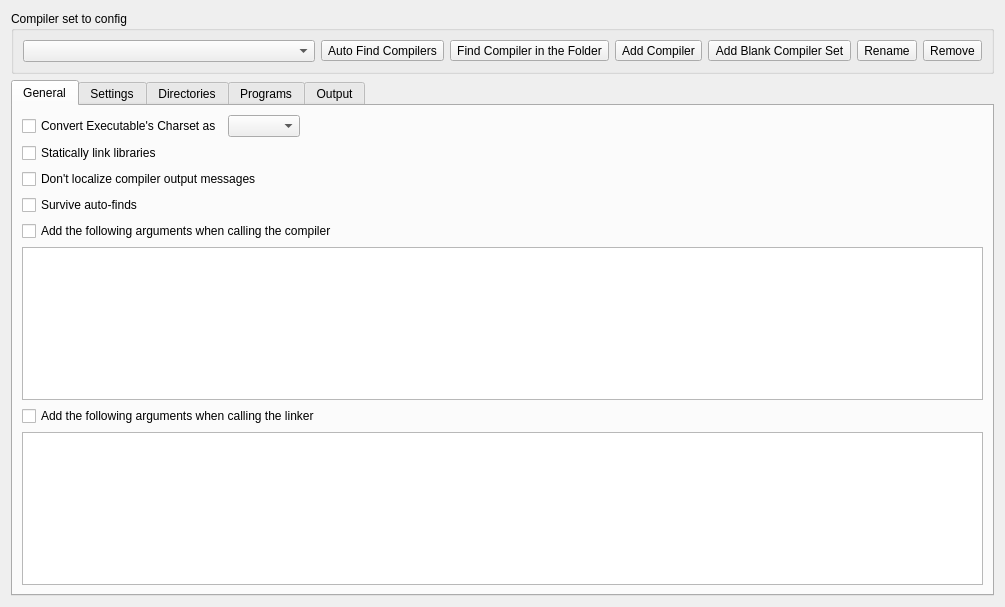
<?xml version="1.0" encoding="UTF-8"?>
<ui version="4.0">
 <class>CompilerSetOptionWidget</class>
 <widget class="QWidget" name="CompilerSetOptionWidget">
  <property name="geometry">
   <rect>
    <x>0</x>
    <y>0</y>
    <width>1005</width>
    <height>607</height>
   </rect>
  </property>
  <property name="windowTitle">
   <string>Form</string>
  </property>
  <layout class="QVBoxLayout" name="verticalLayout">
   <item>
    <widget class="QGroupBox" name="groupBox">
     <property name="title">
      <string>Compiler set to config</string>
     </property>
     <property name="flat">
      <bool>false</bool>
     </property>
     <property name="checkable">
      <bool>false</bool>
     </property>
     <layout class="QHBoxLayout" name="horizontalLayout">
      <item>
       <widget class="QComboBox" name="cbCompilerSet"/>
      </item>
      <item>
       <widget class="QToolButton" name="btnFindCompilers">
        <property name="toolTip">
         <string>Auto Find Compilers</string>
        </property>
        <property name="text">
         <string>Auto Find Compilers</string>
        </property>
       </widget>
      </item>
      <item>
       <widget class="QToolButton" name="btnAddCompilerSetByFolder">
        <property name="toolTip">
         <string>Find Compiler in the Folder</string>
        </property>
        <property name="text">
         <string>Find Compiler in the Folder</string>
        </property>
       </widget>
      </item>
      <item>
       <widget class="QToolButton" name="btnAddCompilerSetByFile">
        <property name="text">
         <string>Add Compiler</string>
        </property>
       </widget>
      </item>
      <item>
       <widget class="QToolButton" name="btnAddBlankCompilerSet">
        <property name="toolTip">
         <string>Add Blank Compiler Set</string>
        </property>
        <property name="text">
         <string>Add Blank Compiler Set</string>
        </property>
       </widget>
      </item>
      <item>
       <widget class="QToolButton" name="btnRenameCompilerSet">
        <property name="toolTip">
         <string>Rename</string>
        </property>
        <property name="text">
         <string>Rename</string>
        </property>
       </widget>
      </item>
      <item>
       <widget class="QToolButton" name="btnRemoveCompilerSet">
        <property name="toolTip">
         <string>Remove</string>
        </property>
        <property name="text">
         <string>Remove</string>
        </property>
       </widget>
      </item>
     </layout>
    </widget>
   </item>
   <item>
    <widget class="QTabWidget" name="settingTabs">
     <property name="currentIndex">
      <number>0</number>
     </property>
     <property name="movable">
      <bool>false</bool>
     </property>
     <widget class="QWidget" name="tabGeneral">
      <attribute name="title">
       <string>General</string>
      </attribute>
      <layout class="QVBoxLayout" name="verticalLayout_2">
       <item>
        <widget class="QWidget" name="panelCharset" native="true">
         <layout class="QHBoxLayout" name="horizontalLayout_4">
          <property name="leftMargin">
           <number>0</number>
          </property>
          <property name="topMargin">
           <number>0</number>
          </property>
          <property name="rightMargin">
           <number>0</number>
          </property>
          <property name="bottomMargin">
           <number>0</number>
          </property>
          <item>
           <widget class="QCheckBox" name="chkAutoAddCharset">
            <property name="text">
             <string>Convert Executable's Charset as</string>
            </property>
           </widget>
          </item>
          <item>
           <widget class="QComboBox" name="cbEncoding"/>
          </item>
          <item>
           <spacer name="horizontalSpacer_2">
            <property name="orientation">
             <enum>Qt::Horizontal</enum>
            </property>
            <property name="sizeHint" stdset="0">
             <size>
              <width>40</width>
              <height>20</height>
             </size>
            </property>
           </spacer>
          </item>
         </layout>
        </widget>
       </item>
       <item>
        <widget class="QCheckBox" name="chkStaticLink">
         <property name="text">
          <string>Statically link libraries</string>
         </property>
        </widget>
       </item>
       <item>
        <widget class="QCheckBox" name="chkForceEnglishOutput">
         <property name="text">
          <string>Don't localize compiler output messages</string>
         </property>
        </widget>
       </item>
       <item>
        <widget class="QCheckBox" name="chkPersistInAutoFind">
         <property name="text">
          <string>Survive auto-finds</string>
         </property>
        </widget>
       </item>
       <item>
        <widget class="QCheckBox" name="chkUseCustomCompilerParams">
         <property name="text">
          <string>Add the following arguments when calling the compiler</string>
         </property>
        </widget>
       </item>
       <item>
        <widget class="QPlainTextEdit" name="txtCustomCompileParams"/>
       </item>
       <item>
        <widget class="QCheckBox" name="chkUseCustomLinkParams">
         <property name="text">
          <string>Add the following arguments when calling the linker</string>
         </property>
        </widget>
       </item>
       <item>
        <widget class="QPlainTextEdit" name="txtCustomLinkParams"/>
       </item>
      </layout>
     </widget>
     <widget class="QWidget" name="tabSettings">
      <attribute name="title">
       <string>Settings</string>
      </attribute>
      <layout class="QHBoxLayout" name="horizontalLayout_3">
       <property name="leftMargin">
        <number>2</number>
       </property>
       <property name="topMargin">
        <number>2</number>
       </property>
       <property name="rightMargin">
        <number>2</number>
       </property>
       <property name="bottomMargin">
        <number>2</number>
       </property>
       <item>
        <widget class="CompileArgumentsWidget" name="optionTabs">
         <property name="documentMode">
          <bool>true</bool>
         </property>
        </widget>
       </item>
      </layout>
     </widget>
     <widget class="QWidget" name="tabDirectories">
      <attribute name="title">
       <string>Directories</string>
      </attribute>
      <layout class="QHBoxLayout" name="horizontalLayout_2">
       <property name="leftMargin">
        <number>2</number>
       </property>
       <property name="topMargin">
        <number>2</number>
       </property>
       <property name="rightMargin">
        <number>2</number>
       </property>
       <property name="bottomMargin">
        <number>2</number>
       </property>
       <item>
        <widget class="QTabWidget" name="dirTabs">
         <property name="currentIndex">
          <number>-1</number>
         </property>
         <property name="documentMode">
          <bool>true</bool>
         </property>
        </widget>
       </item>
      </layout>
     </widget>
     <widget class="QWidget" name="tabPrograms">
      <attribute name="title">
       <string>Programs</string>
      </attribute>
      <layout class="QVBoxLayout" name="verticalLayout_3">
       <item>
        <widget class="QFrame" name="frame">
         <property name="frameShape">
          <enum>QFrame::StyledPanel</enum>
         </property>
         <property name="frameShadow">
          <enum>QFrame::Raised</enum>
         </property>
         <layout class="QGridLayout" name="gridLayout">
          <item row="3" column="2">
           <widget class="QToolButton" name="btnChooseGDB">
            <property name="toolTip">
             <string>Choose Debugger</string>
            </property>
            <property name="text">
             <string>...</string>
            </property>
           </widget>
          </item>
          <item row="4" column="2">
           <widget class="QToolButton" name="btnChooseGDBServer">
            <property name="text">
             <string>...</string>
            </property>
           </widget>
          </item>
          <item row="5" column="0">
           <widget class="QLabel" name="label_6">
            <property name="text">
             <string>Resource Compiler（windres)</string>
            </property>
           </widget>
          </item>
          <item row="4" column="1">
           <widget class="QLineEdit" name="txtGDBServer"/>
          </item>
          <item row="1" column="1">
           <widget class="QLineEdit" name="txtCppCompiler"/>
          </item>
          <item row="2" column="2">
           <widget class="QToolButton" name="btnChooseMake">
            <property name="toolTip">
             <string>Choose make</string>
            </property>
            <property name="text">
             <string>...</string>
            </property>
           </widget>
          </item>
          <item row="0" column="0">
           <widget class="QLabel" name="label_2">
            <property name="text">
             <string>C Compiler(gcc)</string>
            </property>
           </widget>
          </item>
          <item row="2" column="0">
           <widget class="QLabel" name="label_4">
            <property name="text">
             <string>make</string>
            </property>
           </widget>
          </item>
          <item row="5" column="1">
           <widget class="QLineEdit" name="txtResourceCompiler"/>
          </item>
          <item row="1" column="2">
           <widget class="QToolButton" name="btnChooseCppCompiler">
            <property name="toolTip">
             <string>Choose C++ Compiler</string>
            </property>
            <property name="text">
             <string>...</string>
            </property>
           </widget>
          </item>
          <item row="0" column="2">
           <widget class="QToolButton" name="btnChooseCCompiler">
            <property name="toolTip">
             <string>Choose C Compiler</string>
            </property>
            <property name="text">
             <string>...</string>
            </property>
           </widget>
          </item>
          <item row="0" column="1">
           <widget class="QLineEdit" name="txtCCompiler"/>
          </item>
          <item row="4" column="0">
           <widget class="QLabel" name="label_8">
            <property name="text">
             <string>gdb server</string>
            </property>
           </widget>
          </item>
          <item row="2" column="1">
           <widget class="QLineEdit" name="txtMake"/>
          </item>
          <item row="3" column="1">
           <widget class="QLineEdit" name="txtDebugger"/>
          </item>
          <item row="5" column="2">
           <widget class="QToolButton" name="btnChooseResourceCompiler">
            <property name="toolTip">
             <string>Choose Resource Compiler</string>
            </property>
            <property name="text">
             <string>...</string>
            </property>
           </widget>
          </item>
          <item row="1" column="0">
           <widget class="QLabel" name="label_3">
            <property name="text">
             <string>C++ Compiler(g++)</string>
            </property>
           </widget>
          </item>
          <item row="3" column="0">
           <widget class="QLabel" name="label_5">
            <property name="text">
             <string>gdb</string>
            </property>
           </widget>
          </item>
         </layout>
        </widget>
       </item>
       <item>
        <spacer name="verticalSpacer">
         <property name="orientation">
          <enum>Qt::Vertical</enum>
         </property>
         <property name="sizeHint" stdset="0">
          <size>
           <width>20</width>
           <height>40</height>
          </size>
         </property>
        </spacer>
       </item>
      </layout>
     </widget>
     <widget class="QWidget" name="tabOutput">
      <attribute name="title">
       <string>Output</string>
      </attribute>
      <layout class="QGridLayout" name="gridLayout_2">
       <item row="1" column="2">
        <spacer name="horizontalSpacer">
         <property name="orientation">
          <enum>Qt::Horizontal</enum>
         </property>
         <property name="sizeHint" stdset="0">
          <size>
           <width>40</width>
           <height>20</height>
          </size>
         </property>
        </spacer>
       </item>
       <item row="2" column="0">
        <widget class="QLabel" name="lbCompilingSuffix">
         <property name="text">
          <string>Compiling output suffix</string>
         </property>
        </widget>
       </item>
       <item row="4" column="0">
        <widget class="QLabel" name="lbExecSuffix">
         <property name="text">
          <string>Executable suffix</string>
         </property>
        </widget>
       </item>
       <item row="0" column="0" colspan="3">
        <widget class="QGroupBox" name="grpCompilationStages">
         <property name="title">
          <string>Compilation Stages</string>
         </property>
         <layout class="QVBoxLayout" name="verticalLayout_4">
          <item>
           <widget class="QRadioButton" name="rbPreprocessingOnly">
            <property name="text">
             <string>Stop after the preprocessing stage</string>
            </property>
           </widget>
          </item>
          <item>
           <widget class="QRadioButton" name="rbCompilationProperOnly">
            <property name="text">
             <string>Stop after the compilation proper stage</string>
            </property>
           </widget>
          </item>
          <item>
           <widget class="QRadioButton" name="rbGenerateExecutable">
            <property name="text">
             <string>Link and generate the executable </string>
            </property>
            <property name="checked">
             <bool>true</bool>
            </property>
           </widget>
          </item>
         </layout>
        </widget>
       </item>
       <item row="1" column="1">
        <widget class="QLineEdit" name="txtPreprocessingSuffix"/>
       </item>
       <item row="1" column="0">
        <widget class="QLabel" name="lbPreprocessingSuffix">
         <property name="text">
          <string>Preprocessing output suffix</string>
         </property>
        </widget>
       </item>
       <item row="6" column="0">
        <spacer name="verticalSpacer_2">
         <property name="orientation">
          <enum>Qt::Vertical</enum>
         </property>
         <property name="sizeHint" stdset="0">
          <size>
           <width>20</width>
           <height>40</height>
          </size>
         </property>
        </spacer>
       </item>
       <item row="5" column="1">
        <widget class="QComboBox" name="cbBinarySuffix"/>
       </item>
       <item row="4" column="1">
        <widget class="QLineEdit" name="txtExecutableSuffix"/>
       </item>
       <item row="2" column="1">
        <widget class="QLineEdit" name="txtCompilationSuffix"/>
       </item>
       <item row="5" column="0">
        <widget class="QLabel" name="lbBinarySuffix">
         <property name="text">
          <string>Binary suffix</string>
         </property>
        </widget>
       </item>
      </layout>
     </widget>
    </widget>
   </item>
  </layout>
 </widget>
 <customwidgets>
  <customwidget>
   <class>CompileArgumentsWidget</class>
   <extends>QTabWidget</extends>
   <header location="global">widgets/compileargumentswidget.h</header>
   <container>1</container>
  </customwidget>
 </customwidgets>
 <tabstops>
  <tabstop>cbCompilerSet</tabstop>
  <tabstop>btnFindCompilers</tabstop>
  <tabstop>btnAddCompilerSetByFolder</tabstop>
  <tabstop>btnAddCompilerSetByFile</tabstop>
  <tabstop>btnAddBlankCompilerSet</tabstop>
  <tabstop>btnRenameCompilerSet</tabstop>
  <tabstop>btnRemoveCompilerSet</tabstop>
  <tabstop>settingTabs</tabstop>
  <tabstop>chkAutoAddCharset</tabstop>
  <tabstop>cbEncoding</tabstop>
  <tabstop>chkStaticLink</tabstop>
  <tabstop>chkForceEnglishOutput</tabstop>
  <tabstop>chkPersistInAutoFind</tabstop>
  <tabstop>chkUseCustomCompilerParams</tabstop>
  <tabstop>txtCustomCompileParams</tabstop>
  <tabstop>chkUseCustomLinkParams</tabstop>
  <tabstop>txtCustomLinkParams</tabstop>
  <tabstop>optionTabs</tabstop>
  <tabstop>dirTabs</tabstop>
  <tabstop>txtCCompiler</tabstop>
  <tabstop>btnChooseCCompiler</tabstop>
  <tabstop>txtCppCompiler</tabstop>
  <tabstop>btnChooseCppCompiler</tabstop>
  <tabstop>txtMake</tabstop>
  <tabstop>btnChooseMake</tabstop>
  <tabstop>txtDebugger</tabstop>
  <tabstop>btnChooseGDB</tabstop>
  <tabstop>txtGDBServer</tabstop>
  <tabstop>btnChooseGDBServer</tabstop>
  <tabstop>txtResourceCompiler</tabstop>
  <tabstop>btnChooseResourceCompiler</tabstop>
  <tabstop>rbPreprocessingOnly</tabstop>
  <tabstop>rbCompilationProperOnly</tabstop>
  <tabstop>rbGenerateExecutable</tabstop>
  <tabstop>txtPreprocessingSuffix</tabstop>
  <tabstop>txtCompilationSuffix</tabstop>
  <tabstop>txtExecutableSuffix</tabstop>
  <tabstop>cbBinarySuffix</tabstop>
 </tabstops>
 <resources/>
 <connections/>
</ui>
